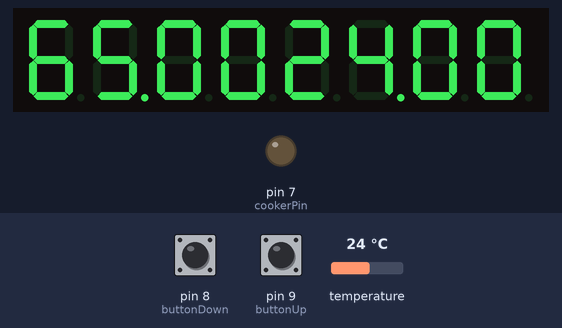
Bench run of a sketch on a simulated Arduino Uno, built with avr-gcc and run on an emulated ATmega328P. On the bench: 8-digit seven-segment display, output pins drawn as LEDs (lit = HIGH). Inputs (shaded band) come from the test bench; at power-on: temperature 24 °C, pin 8 (buttonDown) HIGH, pin 9 (buttonUp) HIGH.

Above: at 2.4 s.
2.5 s: temperature set to 12 °C
At 3.7 s:
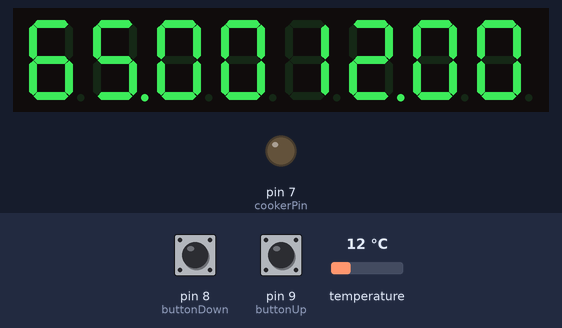
4.0 s: pin 8 (buttonDown) pulled LOW for 3.2 s
At 5.0 s:
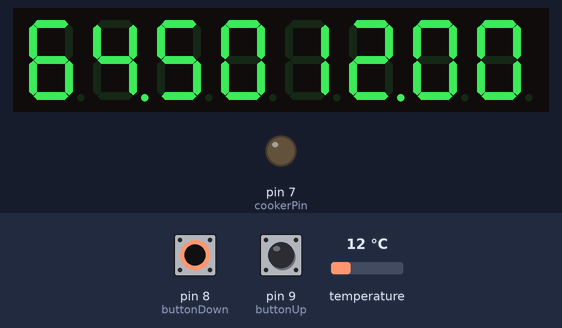
8.7 s: pin 8 (buttonDown) pulled LOW for 1.1 s
At 10.8 s:
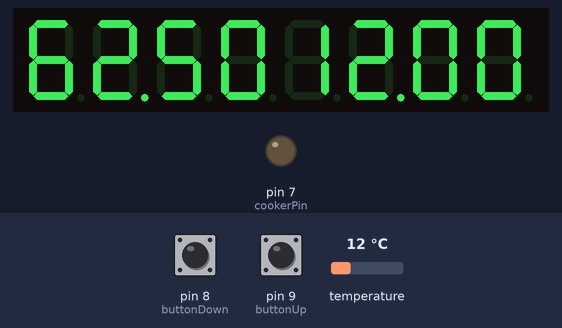
11.3 s: temperature set to 19 °C
At 12.6 s:
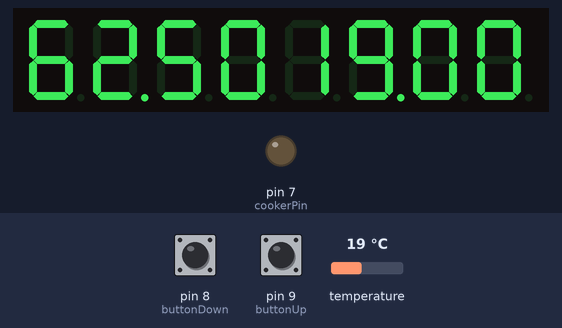
13.5 s: pin 9 (buttonUp) pulled LOW for 1.1 s
At 14.2 s:
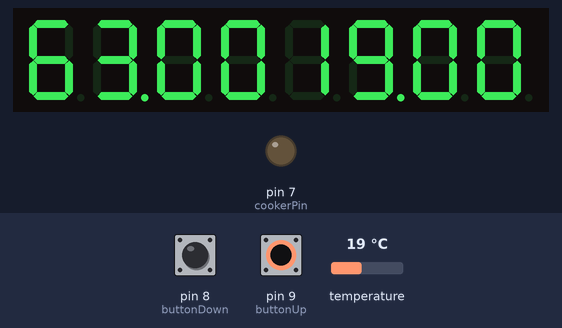
16.1 s: pin 9 (buttonUp) pulled LOW for 1.1 s
At 17.4 s:
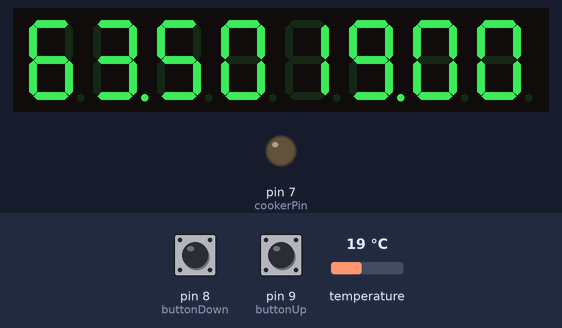
Timing chart, 0 to 19.1 s (numbered marks = the images above; inputs shaded):
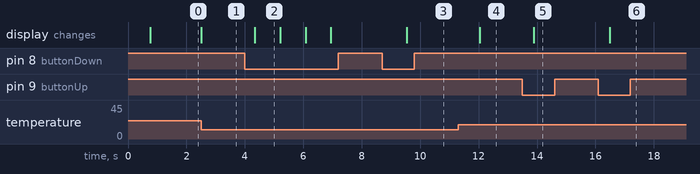

The sketch:

simpleSousVide.ino
```cpp
#include "LedControl.h"
#include <OneWire.h>
#include <DallasTemperature.h>

// Data wire is plugged into pin 2 on the Arduino
#define ONE_WIRE_BUS 2

// Setup a oneWire instance to communicate with any OneWire devices (not just Maxim/Dallas temperature ICs)
OneWire oneWire(ONE_WIRE_BUS);

// Pass our oneWire reference to Dallas Temperature.
DallasTemperature sensors(&oneWire);

#define buttonUp 9
#define buttonDown 8
#define cookerPin 7

// 12, 11, 10 correspond to pins DIN, CLK, and CS on the LED board
LedControl lc1=LedControl(12,11,10,1);


void setup() {
   //wake up the MAX72XX from power-saving mode
   lc1.shutdown(0,false);
   //set a medium brightness for the Leds
   lc1.setIntensity(0,0);
   //clear the display
   lc1.clearDisplay(0);

   //we use input pullup mode so that no external resistors are required for the switches
   //when the switches are pressed, the digital read becomes 0
   pinMode(buttonUp, INPUT_PULLUP);
   pinMode(buttonDown, INPUT_PULLUP);

   //this is the pin we connect to the relay
   pinMode(cookerPin, OUTPUT);
}

float desiredTemperature = 65.0;
int tempUp;
int tempDown;
float temp = 0.0;
void loop() {
  printNumber(desiredTemperature);
  getAndPrintTemperature();
  tempUp = digitalRead(buttonUp);
  tempDown = digitalRead(buttonDown);

  if (tempUp == LOW)
    desiredTemperature += 0.5;
  else if (tempDown == LOW)
    desiredTemperature -= 0.5;

  if (temp < desiredTemperature)
    digitalWrite(cookerPin, LOW);
  else
    digitalWrite(cookerPin, HIGH);

  delay(100);
}

// prints number on first block of the display
void printNumber(float number) {
  lc1.setDigit(0, 7, (byte) number / 10, false);
  lc1.setDigit(0, 6, (byte) number % 10, true);
  lc1.setDigit(0, 5, (byte) ((int) (number * 10) % 10), false);
  lc1.setDigit(0, 4, (byte) ((int) (number * 100) % 10), false);
}

// prints number on second block of display
void printNumber2(float number) {
  lc1.setDigit(0, 3, (byte) number / 10, false);
  lc1.setDigit(0, 2, (byte) number % 10, true);
  lc1.setDigit(0, 1, (byte) ((int) (number * 10) % 10), false);
  lc1.setDigit(0, 0, (byte) ((int) (number * 100) % 10), false);
}

void getAndPrintTemperature() {
  sensors.requestTemperatures();
  temp = sensors.getTempCByIndex(0);

  // was occasionally getting negative readings hence this check
  if (temp < 0)
    temp = -1 * temp;

  printNumber2(temp);
}
```

Measured:
- after the input at 2.5 s, the display: changes at once (image 1)
- after the input at 4.0 s, the display: changes after 0.34 s (image 2)
- after the input at 8.7 s, the display: changes after 0.85 s (image 3)
- after the input at 11.3 s, the display: changes after 0.74 s (image 4)
- after the input at 13.5 s, the display: changes after 0.38 s (image 5)
- after the input at 16.1 s, the display: changes after 0.39 s (image 6)
- what the display in image 2 shows lasts 0.9 s, from 4.3 s to 5.2 s
